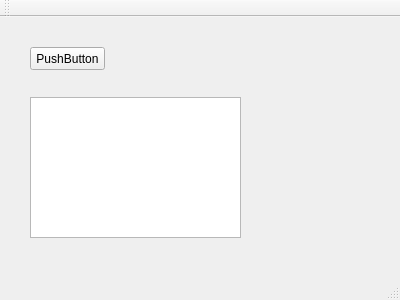
<?xml version="1.0" encoding="UTF-8"?>
<ui version="4.0">
 <class>MainWindow</class>
 <widget class="QMainWindow" name="MainWindow">
  <property name="geometry">
   <rect>
    <x>0</x>
    <y>0</y>
    <width>400</width>
    <height>300</height>
   </rect>
  </property>
  <property name="windowTitle">
   <string>MainWindow</string>
  </property>
  <widget class="QWidget" name="centralWidget">
   <widget class="QPushButton" name="pushButton">
    <property name="geometry">
     <rect>
      <x>30</x>
      <y>30</y>
      <width>75</width>
      <height>23</height>
     </rect>
    </property>
    <property name="text">
     <string>PushButton</string>
    </property>
   </widget>
   <widget class="QTextEdit" name="textEdit">
    <property name="geometry">
     <rect>
      <x>30</x>
      <y>80</y>
      <width>211</width>
      <height>141</height>
     </rect>
    </property>
   </widget>
  </widget>
  <widget class="QMenuBar" name="menuBar">
   <property name="geometry">
    <rect>
     <x>0</x>
     <y>0</y>
     <width>400</width>
     <height>31</height>
    </rect>
   </property>
  </widget>
  <widget class="QToolBar" name="mainToolBar">
   <attribute name="toolBarArea">
    <enum>TopToolBarArea</enum>
   </attribute>
   <attribute name="toolBarBreak">
    <bool>false</bool>
   </attribute>
  </widget>
  <widget class="QStatusBar" name="statusBar"/>
 </widget>
 <layoutdefault spacing="6" margin="11"/>
 <resources/>
 <connections/>
</ui>
